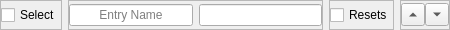
<?xml version="1.0" encoding="UTF-8"?>
<ui version="4.0">
 <class>String</class>
 <widget class="QWidget" name="String">
  <property name="geometry">
   <rect>
    <x>0</x>
    <y>0</y>
    <width>450</width>
    <height>30</height>
   </rect>
  </property>
  <property name="sizePolicy">
   <sizepolicy hsizetype="Expanding" vsizetype="Fixed">
    <horstretch>0</horstretch>
    <verstretch>0</verstretch>
   </sizepolicy>
  </property>
  <property name="minimumSize">
   <size>
    <width>0</width>
    <height>30</height>
   </size>
  </property>
  <property name="windowTitle">
   <string>String</string>
  </property>
  <layout class="QHBoxLayout" name="horizontalLayout">
   <property name="leftMargin">
    <number>0</number>
   </property>
   <property name="topMargin">
    <number>0</number>
   </property>
   <property name="rightMargin">
    <number>0</number>
   </property>
   <property name="bottomMargin">
    <number>0</number>
   </property>
   <item>
    <widget class="QFrame" name="FrameSelection">
     <property name="frameShape">
      <enum>QFrame::Shape::StyledPanel</enum>
     </property>
     <property name="frameShadow">
      <enum>QFrame::Shadow::Raised</enum>
     </property>
     <layout class="QVBoxLayout" name="verticalLayout_3">
      <property name="leftMargin">
       <number>0</number>
      </property>
      <property name="topMargin">
       <number>0</number>
      </property>
      <property name="rightMargin">
       <number>0</number>
      </property>
      <property name="bottomMargin">
       <number>0</number>
      </property>
      <item>
       <widget class="QCheckBox" name="Select">
        <property name="text">
         <string>Select</string>
        </property>
       </widget>
      </item>
     </layout>
    </widget>
   </item>
   <item>
    <widget class="QFrame" name="FrameValue">
     <property name="frameShape">
      <enum>QFrame::Shape::StyledPanel</enum>
     </property>
     <property name="frameShadow">
      <enum>QFrame::Shadow::Raised</enum>
     </property>
     <layout class="QHBoxLayout" name="horizontalLayout_5">
      <property name="leftMargin">
       <number>0</number>
      </property>
      <property name="topMargin">
       <number>0</number>
      </property>
      <property name="rightMargin">
       <number>0</number>
      </property>
      <property name="bottomMargin">
       <number>0</number>
      </property>
      <item>
       <widget class="QLineEdit" name="ValueName">
        <property name="text">
         <string/>
        </property>
        <property name="alignment">
         <set>Qt::AlignmentFlag::AlignCenter</set>
        </property>
        <property name="placeholderText">
         <string>Entry Name</string>
        </property>
       </widget>
      </item>
      <item>
       <widget class="QLineEdit" name="Value"/>
      </item>
     </layout>
    </widget>
   </item>
   <item>
    <widget class="QFrame" name="FrameReset">
     <property name="frameShape">
      <enum>QFrame::Shape::StyledPanel</enum>
     </property>
     <property name="frameShadow">
      <enum>QFrame::Shadow::Raised</enum>
     </property>
     <layout class="QVBoxLayout" name="layoutReset">
      <property name="leftMargin">
       <number>0</number>
      </property>
      <property name="topMargin">
       <number>0</number>
      </property>
      <property name="rightMargin">
       <number>0</number>
      </property>
      <property name="bottomMargin">
       <number>0</number>
      </property>
      <item>
       <widget class="QCheckBox" name="Reset">
        <property name="toolTip">
         <string>Resets: at the end of every execution loop, this entry goes back to the value it had when the loop started</string>
        </property>
        <property name="text">
         <string>Resets</string>
        </property>
       </widget>
      </item>
     </layout>
    </widget>
   </item>
   <item>
    <widget class="QFrame" name="FrameOrder">
     <property name="frameShape">
      <enum>QFrame::Shape::StyledPanel</enum>
     </property>
     <property name="frameShadow">
      <enum>QFrame::Shadow::Raised</enum>
     </property>
     <layout class="QHBoxLayout" name="layoutOrder">
      <property name="spacing">
       <number>0</number>
      </property>
      <property name="leftMargin">
       <number>0</number>
      </property>
      <property name="topMargin">
       <number>0</number>
      </property>
      <property name="rightMargin">
       <number>0</number>
      </property>
      <property name="bottomMargin">
       <number>0</number>
      </property>
      <item>
       <widget class="QToolButton" name="MoveUp">
        <property name="toolTip">
         <string>Move this entry up in the list</string>
        </property>
        <property name="arrowType">
         <enum>Qt::ArrowType::UpArrow</enum>
        </property>
       </widget>
      </item>
      <item>
       <widget class="QToolButton" name="MoveDown">
        <property name="toolTip">
         <string>Move this entry down in the list</string>
        </property>
        <property name="arrowType">
         <enum>Qt::ArrowType::DownArrow</enum>
        </property>
       </widget>
      </item>
     </layout>
    </widget>
   </item>
  </layout>
 </widget>
 <resources/>
 <connections/>
</ui>
